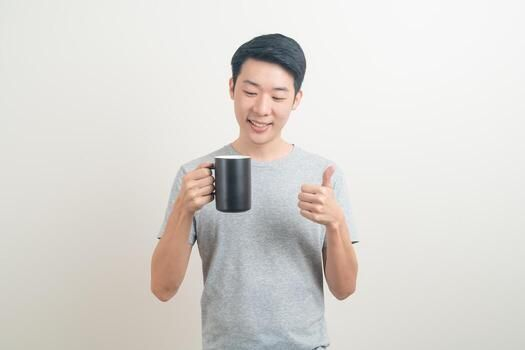
#> input picture CVIP/Lab 6/cup_holding.jpg, 525 x 350 px
$ jupyter execute test.ipynb   (older library calls are emulated)
#> lines starting #> are read from the running program, lines starting #| are printed output that depends on the picture; after the words box and inside, x2 and y2 are one past the last pixel; in counts of white or black regions, pixels touching at a corner belong together
# Computer Vision and Image Processing (CSCS111/CSDS119)
## Lab Assignment 6: Image Segmentation

**Input Image**: `cup_holding.jpg`

This notebook covers:
- **Part A**:
  1. Prominent point detection and directional line detection (Horizontal, Vertical, +45°, -45°).
  2. Spatial edge detection operators: Roberts Cross, Prewitt, Sobel, and Laplacian.
  3. Thresholding-based segmentation: Iterative Global Thresholding vs. Otsu's thresholding.
  4. Region-based segmentation (Region Growing): sensitivity analysis with seed locations and similarity threshold $\Delta T$.
  5. Comparative observations on separation effectiveness.
- **Part B**:
  - Segmentation pipeline to isolate and retain only the held object (cup), and alternately make the object disappear (inpainting), addressing background intensity confusion.

[cell 1]
import cv2
import numpy as np
import matplotlib.pyplot as plt
from collections import deque

# Load image
img_bgr = cv2.imread('cup_holding.jpg')
#> img_bgr is the input picture: shape (350, 525, 3); mean B, G, R 211.3, 215.7, 218.9
img_rgb = cv2.cvtColor(img_bgr, cv2.COLOR_BGR2RGB)
gray = cv2.cvtColor(img_bgr, cv2.COLOR_BGR2GRAY)

print(f"Loaded cup_holding.jpg with dimensions: {img_bgr.shape[1]}x{img_bgr.shape[0]} (Channels: {img_bgr.shape[2]})")
#| Loaded cup_holding.jpg with dimensions: 525x350 (Channels: 3)

fig, ax = plt.subplots(figsize=(6, 4))
ax.imshow(img_rgb)
ax.set_title("Original Image (cup_holding.jpg)")
ax.axis("off")
plt.tight_layout()
plt.show()

### Part A.1: Point and Directional Line Detection
- **Point Detection Mask**: $3 \times 3$ Laplacian-based kernel detecting isolated points with high spatial frequency.
- **Directional Line Masks**: Horizontal, Vertical, +45°, and -45° kernels designed to respond strongly to lines oriented along specific directions.

[cell 2]
# Point detection kernel
point_kernel = np.array([[-1, -1, -1],
                         [-1,  8, -1],
                         [-1, -1, -1]], dtype=np.float32)
point_resp = np.abs(cv2.filter2D(gray, cv2.CV_32F, point_kernel))
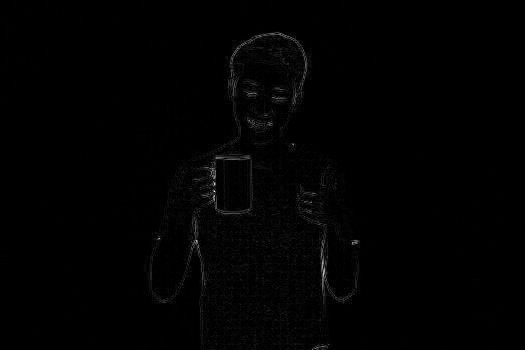
#> point_resp: shape (350, 525) float32; min 0, max 996, mean 8.2; drawn with min black and max white
# Prominent point detection threshold (top 0.5% responses)
point_thresh = np.percentile(point_resp, 99.5)
#> point_thresh = 191
point_detected = (point_resp > point_thresh).astype(np.uint8) * 255
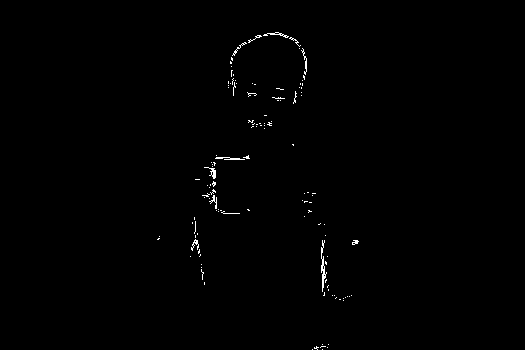
#> point_detected: shape (350, 525); 0.5% white in thin lines or dots, all inside (x1, y1, x2, y2) = (157, 32, 359, 350)

# Directional line detection kernels
line_h = np.array([[-1, -1, -1],
                   [ 2,  2,  2],
                   [-1, -1, -1]], dtype=np.float32)
line_v = np.array([[-1,  2, -1],
                   [-1,  2, -1],
                   [-1,  2, -1]], dtype=np.float32)
line_p45 = np.array([[-1, -1,  2],
                     [-1,  2, -1],
                     [ 2, -1, -1]], dtype=np.float32)
line_m45 = np.array([[ 2, -1, -1],
                     [-1,  2, -1],
                     [-1, -1,  2]], dtype=np.float32)

resp_h = np.abs(cv2.filter2D(gray, cv2.CV_32F, line_h))
resp_v = np.abs(cv2.filter2D(gray, cv2.CV_32F, line_v))
resp_p45 = np.abs(cv2.filter2D(gray, cv2.CV_32F, line_p45))
resp_m45 = np.abs(cv2.filter2D(gray, cv2.CV_32F, line_m45))

# Plot results
fig, axes = plt.subplots(2, 3, figsize=(15, 8))
axes[0, 0].imshow(gray, cmap='gray')
axes[0, 0].set_title("Grayscale Input")

axes[0, 1].imshow(point_detected, cmap='gray')
axes[0, 1].set_title("Prominent Points Detected")

axes[0, 2].imshow(resp_h, cmap='gray')
axes[0, 2].set_title("Horizontal Line Response")

axes[1, 0].imshow(resp_v, cmap='gray')
axes[1, 0].set_title("Vertical Line Response")

axes[1, 1].imshow(resp_p45, cmap='gray')
axes[1, 1].set_title("+45° Diagonal Line Response")

axes[1, 2].imshow(resp_m45, cmap='gray')
axes[1, 2].set_title("-45° Diagonal Line Response")

for ax in axes.ravel():
    ax.axis('off')
plt.tight_layout()
plt.show()

### Part A.2: Edge Detection Operators
Comparing classical spatial edge detection operators:
1. **Roberts Cross**: Diagonal $2 \times 2$ gradient masks.
2. **Prewitt**: Orthogonal $3 \times 3$ gradient masks.
3. **Sobel**: Gradient masks with Gaussian center weighting ($2$ vs $1$) for noise suppression.
4. **Laplacian**: Isotropic second-derivative operator.

[cell 3]
# Roberts Cross
rob_x = np.array([[1, 0], [0, -1]], dtype=np.float32)
rob_y = np.array([[0, 1], [-1, 0]], dtype=np.float32)
gx_rob = cv2.filter2D(gray, cv2.CV_32F, rob_x)
gy_rob = cv2.filter2D(gray, cv2.CV_32F, rob_y)
roberts = np.sqrt(gx_rob**2 + gy_rob**2)

# Prewitt
prew_x = np.array([[-1, 0, 1], [-1, 0, 1], [-1, 0, 1]], dtype=np.float32)
prew_y = np.array([[-1, -1, -1], [0, 0, 0], [1, 1, 1]], dtype=np.float32)
gx_prew = cv2.filter2D(gray, cv2.CV_32F, prew_x)
gy_prew = cv2.filter2D(gray, cv2.CV_32F, prew_y)
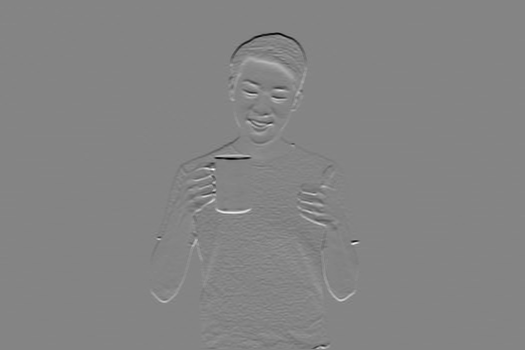
#> gy_prew: shape (350, 525) float32; min -548, max 504, mean -0.8; drawn with min black and max white
prewitt = np.sqrt(gx_prew**2 + gy_prew**2)
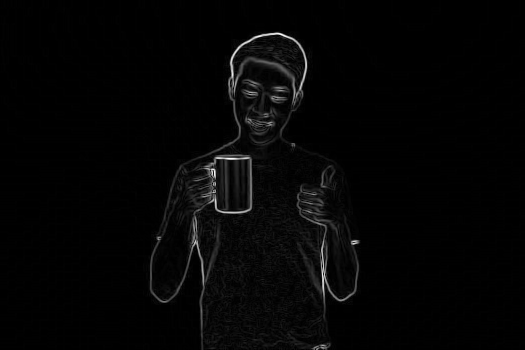
#> prewitt: shape (350, 525) float32; min 0, max 549.6, mean 10.9; drawn with min black and max white

# Sobel
sobel_x = cv2.Sobel(gray, cv2.CV_32F, 1, 0, ksize=3)
sobel_y = cv2.Sobel(gray, cv2.CV_32F, 0, 1, ksize=3)
sobel = np.sqrt(sobel_x**2 + sobel_y**2)

# Laplacian (2nd Derivative)
laplacian = np.abs(cv2.Laplacian(gray, cv2.CV_32F, ksize=3))

fig, axes = plt.subplots(2, 2, figsize=(12, 8))
axes[0, 0].imshow(roberts, cmap='gray')
axes[0, 0].set_title("Roberts Cross Edge Detector")

axes[0, 1].imshow(prewitt, cmap='gray')
axes[0, 1].set_title("Prewitt Edge Detector")

axes[1, 0].imshow(sobel, cmap='gray')
axes[1, 0].set_title("Sobel Edge Detector")

axes[1, 1].imshow(laplacian, cmap='gray')
axes[1, 1].set_title("Laplacian (2nd Derivative)")

for ax in axes.ravel():
    ax.axis('off')
plt.tight_layout()
plt.show()

### Part A.3: Thresholding-Based Segmentation
- **Basic Iterative Global Thresholding**: Successively recalculates threshold as the midpoint of foreground and background means until convergence.
- **Otsu's Thresholding**: Computes the optimal global threshold by maximizing inter-class variance $\sigma_B^2$ across the image histogram.

[cell 4]
# Iterative Global Thresholding
T = float(gray.mean())
#> T = 216.2
while True:
    g1 = gray[gray > T]
    g2 = gray[gray <= T]
    m1 = g1.mean() if len(g1) > 0 else 0
    m2 = g2.mean() if len(g2) > 0 else 0
    new_T = (m1 + m2) / 2
    if abs(T - new_T) < 0.5:
        break
    T = new_T
#> this loop made 8 passes
#> (m1, m2, new_T, T) on passes 1 to 7: (234.6, 181.5, 208.1, 208.1), (232.4, 173.2, 202.8, 202.8), (230.8, 166.9, 198.9, 198.9), (229.4, 160.3, 194.8, 194.8), (228.1, 152.7, 190.4, 190.4), (227.5, 148.6, 188.1, 188.1), (227.3, 147, 187.1, 187.1)
#> (m1, m2, new_T) on pass 8: (227.2, 146.2, 186.7)

global_thresh_val = T
#> global_thresh_val = 187.1
global_seg = (gray > global_thresh_val).astype(np.uint8) * 255
#> global_seg: shape (350, 525); 86.4% white; 58 black regions (52 under 20 px), largest, box (x1, y1, x2, y2) and area: (150, 158, 357, 350) 19577, (213, 33, 306, 156) 4987, (321, 167, 333, 187) 104, (250, 291, 262, 302) 57, (181, 167, 187, 175) 22, (301, 327, 309, 335) 22

# Otsu's Thresholding
otsu_thresh_val, otsu_seg = cv2.threshold(gray, 0, 255, cv2.THRESH_BINARY + cv2.THRESH_OTSU)
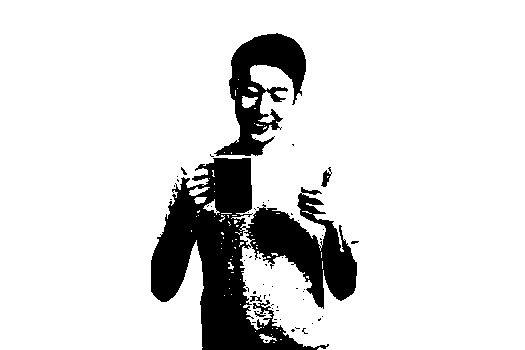
#> otsu_seg: shape (350, 525); 86.7% white; 56 black regions (51 under 20 px), largest, box (x1, y1, x2, y2) and area: (151, 158, 357, 350) 19220, (214, 33, 306, 156) 4919, (321, 167, 332, 187) 99, (250, 295, 262, 302) 40, (181, 167, 187, 175) 21
#> otsu_thresh_val = 186

print(f"Iterative Global Threshold: {global_thresh_val:.2f}")
#| Iterative Global Threshold: 187.13
print(f"Otsu Optimal Threshold:    {otsu_thresh_val:.2f}")
#| Otsu Optimal Threshold:    186.00

fig, axes = plt.subplots(1, 3, figsize=(15, 5))
axes[0].imshow(gray, cmap='gray')
axes[0].set_title("Grayscale Input")

axes[1].imshow(global_seg, cmap='gray')
axes[1].set_title(f"Global Thresholding (T = {global_thresh_val:.1f})")

axes[2].imshow(otsu_seg, cmap='gray')
axes[2].set_title(f"Otsu's Thresholding (T = {otsu_thresh_val:.1f})")

for ax in axes:
    ax.axis('off')
plt.tight_layout()
plt.show()

### Part A.4: Region-Based Segmentation (Region Growing)
- Starts from an initial seed point $(r_{seed}, c_{seed})$ and adds neighboring 4-connected pixels $(r, c)$ if $|I(r, c) - I_{seed}| \le \Delta T$.
- **Investigation**: We evaluate sensitivity across:
  1. **Seed location**: Inside the cup (row 200, col 260) vs. on the background (row 50, col 50).
  2. **Similarity threshold**: $\Delta T = 15$ (tight/under-segmented), $\Delta T = 30$ (moderate/leaking), and $\Delta T = 60$ (over-segmented leakage).

[cell 5]
def region_growing(img_gray, seed, threshold=30):
#> called with seed = (200, 260), threshold = 15
    h, w = img_gray.shape
#> h = 350; w = 525
    segmented = np.zeros((h, w), dtype=bool)
    visited = np.zeros((h, w), dtype=bool)

    sr, sc = seed
    seed_val = float(img_gray[sr, sc])
#> seed_val = 193

    queue = deque([(sr, sc)])
    visited[sr, sc] = True
    segmented[sr, sc] = True

    while queue:
        r, c = queue.popleft()
        for dr, dc in [(-1, 0), (1, 0), (0, -1), (0, 1)]:
            nr, nc = r + dr, c + dc
            if 0 <= nr < h and 0 <= nc < w and not visited[nr, nc]:
                visited[nr, nc] = True
                if abs(float(img_gray[nr, nc]) - seed_val) <= threshold:
                    segmented[nr, nc] = True
                    queue.append((nr, nc))

    return (segmented.astype(np.uint8) * 255)

# Seed 1: Inside Cup (row 200, col 260)
seed_cup = (200, 260)
cup_t15 = region_growing(gray, seed_cup, threshold=15)
#> cup_t15: shape (350, 525); 4.9% white; 1 white region, box (x1, y1, x2, y2) and area: (197, 162, 326, 349) 8984
cup_t30 = region_growing(gray, seed_cup, threshold=30)
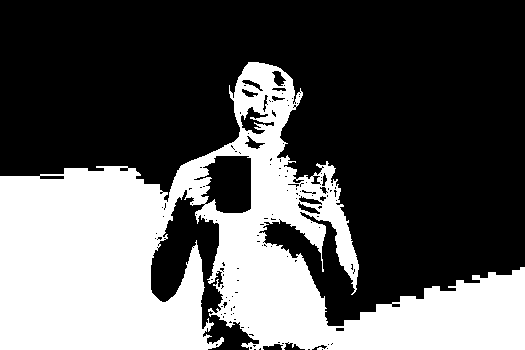
#> cup_t30: shape (350, 525); 35.5% white; 1 white region, box (x1, y1, x2, y2) and area: (0, 62, 525, 350) 65266
cup_t60 = region_growing(gray, seed_cup, threshold=60)
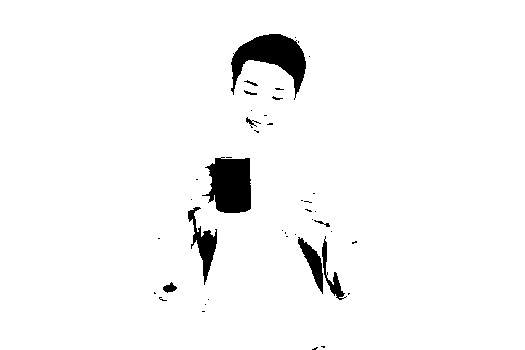
#> cup_t60: shape (350, 525); 96.6% white; 43 black regions (32 under 20 px), largest, box (x1, y1, x2, y2) and area: (231, 34, 306, 100) 2207, (202, 157, 251, 213) 2079, (188, 207, 217, 285) 770

# Seed 2: Background (row 50, col 50)
seed_bg = (50, 50)
bg_t30 = region_growing(gray, seed_bg, threshold=30)
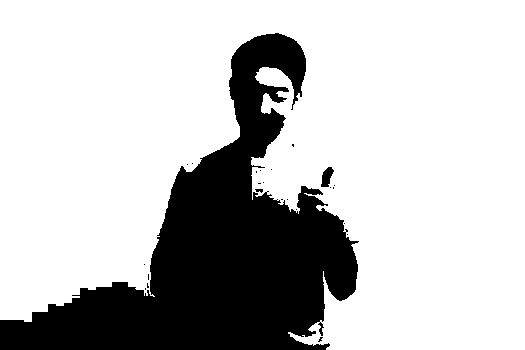
#> bg_t30: shape (350, 525); 75.9% white; 24 black regions (21 under 20 px), largest, box (x1, y1, x2, y2) and area: (0, 33, 359, 350) 44055, (321, 167, 334, 187) 163, (255, 189, 263, 193) 22

print(f"Seed at Cup {seed_cup} with ΔT=15 -> Segmented Pixels: {np.sum(cup_t15 > 0)}")
#| Seed at Cup (200, 260) with ΔT=15 -> Segmented Pixels: 8984
print(f"Seed at Cup {seed_cup} with ΔT=30 -> Segmented Pixels: {np.sum(cup_t30 > 0)}")
#| Seed at Cup (200, 260) with ΔT=30 -> Segmented Pixels: 65266
print(f"Seed at Cup {seed_cup} with ΔT=60 -> Segmented Pixels: {np.sum(cup_t60 > 0)}")
#| Seed at Cup (200, 260) with ΔT=60 -> Segmented Pixels: 177425
print(f"Seed at Background {seed_bg} with ΔT=30 -> Segmented Pixels: {np.sum(bg_t30 > 0)}")
#| Seed at Background (50, 50) with ΔT=30 -> Segmented Pixels: 139457

fig, axes = plt.subplots(2, 2, figsize=(12, 8))
axes[0, 0].imshow(cup_t15, cmap='gray')
axes[0, 0].set_title(f"Cup Seed {seed_cup}, ΔT = 15 (Targeted Cup)")

axes[0, 1].imshow(cup_t30, cmap='gray')
axes[0, 1].set_title(f"Cup Seed {seed_cup}, ΔT = 30 (Leaking to Hand/Arm)")

axes[1, 0].imshow(cup_t60, cmap='gray')
axes[1, 0].set_title(f"Cup Seed {seed_cup}, ΔT = 60 (Over-segmentation)")

axes[1, 1].imshow(bg_t30, cmap='gray')
axes[1, 1].set_title(f"Background Seed {seed_bg}, ΔT = 30 (Background Region)")

for ax in axes.ravel():
    ax.axis('off')
plt.tight_layout()
plt.show()

### Part A.5: Observations on Segmentation Techniques

1. **Point and Line Detection**:
   - Point detection highlights isolated high-frequency discontinuities (such as specular highlights or noise spots).
   - Directional line masks cleanly separate linear structures matching the mask orientations ($0^\circ, 90^\circ, \pm 45^\circ$), but cannot form closed object boundaries required for segmentation.

2. **Edge Operators (Roberts, Prewitt, Sobel, Laplacian)**:
   - **Roberts Cross** is very sensitive to noise due to its small $2 \times 2$ support.
   - **Prewitt and Sobel** produce clearer and more continuous edge boundaries for both the person and the cup. Sobel gives smoother, thicker edges because of its central Gaussian weighting ($2$ vs $1$).
   - **Laplacian** produces double edges and amplifies background noise, requiring zero-crossing analysis for usable boundaries.

3. **Thresholding (Global Iterative vs. Otsu)**:
   - Both Iterative Global Thresholding ($T \approx 187.1$) and Otsu's method ($T = 186.0$) calculate almost identical partition values.
   - While both effectively divide the bright background from the darker body/person, **neither can isolate the cup alone** because the cup's intensity overlaps with portions of the hand and background.

4. **Region Growing**:
   - **Most effective technique for local object extraction**: By seeding directly within the cup and choosing a tight similarity criterion ($\Delta T \approx 15-18$), region growing extracts the cup region without expanding into the surrounding scene.
   - When $\Delta T$ is increased to $30$ or $60$, the region leaks across the subtle boundary into the hand and background.

### PART B: Object Retention and Disappearance Pipeline

#### Goal
- **Object Retention**: Retain only the cup held in hand while suppressing everything else.
- **Object Disappearance**: Make the cup disappear seamlessly from the photograph.

#### Why Single Techniques Fail
- Single global thresholding (e.g., Otsu) fails because the cup, skin tones, and background share overlapping grayscale intensities, causing the cup to be merged with the person and background.
- Single edge detection leaves broken, non-semantic boundaries.

#### Proposed Composite Pipeline
1. **Seeded Region Growing**: Seeds inside the cup with a calibrated tolerance ($\Delta T = 18$) to restrict segmentation strictly to the connected cup body.
2. **Morphological Filtering**: Applies elliptical morphological closing ($9 \times 9$) to bridge small specular/texture gaps inside the cup, followed by morphological opening to eliminate spurious bridges.
3. **Object Retention**: Extracts the cup pixels by masking the original color image and setting non-cup pixels to a clean background.
4. **Object Disappearance**: Applies Telea fast-marching inpainting over the segmented cup mask to restore background continuity where the cup was held.

[cell 6]
# 1. Single Technique Failure Demonstration (Otsu fails to isolate the cup alone)
single_technique_failure = otsu_seg.copy()

# 2. Composite Pipeline Step 1: Targeted Region Growing
cup_seed = (200, 260)
raw_cup_mask = region_growing(gray, cup_seed, threshold=18)
#> raw_cup_mask: shape (350, 525); 6.1% white; 1 white region, box (x1, y1, x2, y2) and area: (196, 106, 330, 349) 11290

# 2. Composite Pipeline Step 2: Morphological Refinement
kernel = cv2.getStructuringElement(cv2.MORPH_ELLIPSE, (9, 9))
closed_cup_mask = cv2.morphologyEx(raw_cup_mask, cv2.MORPH_CLOSE, kernel)
#> closed_cup_mask: shape (350, 525); 6.8% white; 1 white region, box (x1, y1, x2, y2) and area: (196, 106, 330, 350) 12584
final_cup_mask = cv2.morphologyEx(closed_cup_mask, cv2.MORPH_OPEN, kernel)
#> final_cup_mask: shape (350, 525); 6.7% white; 1 white region, box (x1, y1, x2, y2) and area: (202, 109, 328, 350) 12274

# 3. Object Retention: Retain only the cup, set everything else to white
retained_cup = img_rgb.copy()
retained_cup[final_cup_mask == 0] = [255, 255, 255]

# 4. Object Disappearance: Inpaint cup region to make it disappear
disappeared_bgr = cv2.inpaint(img_bgr, final_cup_mask, inpaintRadius=9, flags=cv2.INPAINT_TELEA)
disappeared_rgb = cv2.cvtColor(disappeared_bgr, cv2.COLOR_BGR2RGB)

# 5. Visual Display
fig, axes = plt.subplots(2, 3, figsize=(15, 9))

axes[0, 0].imshow(img_rgb)
axes[0, 0].set_title("1. Original Image")

axes[0, 1].imshow(single_technique_failure, cmap='gray')
axes[0, 1].set_title("Single Method: Otsu (Fails to Isolate Cup)")

axes[0, 2].imshow(final_cup_mask, cmap='gray')
axes[0, 2].set_title("2. Proposed Pipeline Mask (Cup)")

axes[1, 0].imshow(retained_cup)
axes[1, 0].set_title("3. Object Retained (Cup Only)")

axes[1, 1].imshow(disappeared_rgb)
axes[1, 1].set_title("4. Object Disappeared (Inpainted Scene)")

# Boundary Overlay
overlay = img_rgb.copy()
overlay[final_cup_mask > 0] = [255, 40, 40]
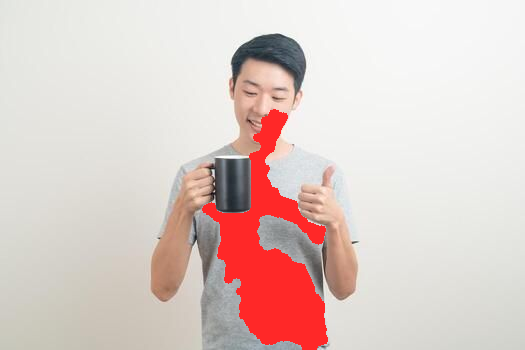
#> overlay: shape (350, 525, 3); mean R, G, B 223.2, 205.6, 201
axes[1, 2].imshow(cv2.addWeighted(img_rgb, 0.7, overlay, 0.3, 0))
axes[1, 2].set_title("5. Cup Boundary Overlay")

for ax in axes.ravel():
    ax.axis('off')
plt.tight_layout()
plt.show()
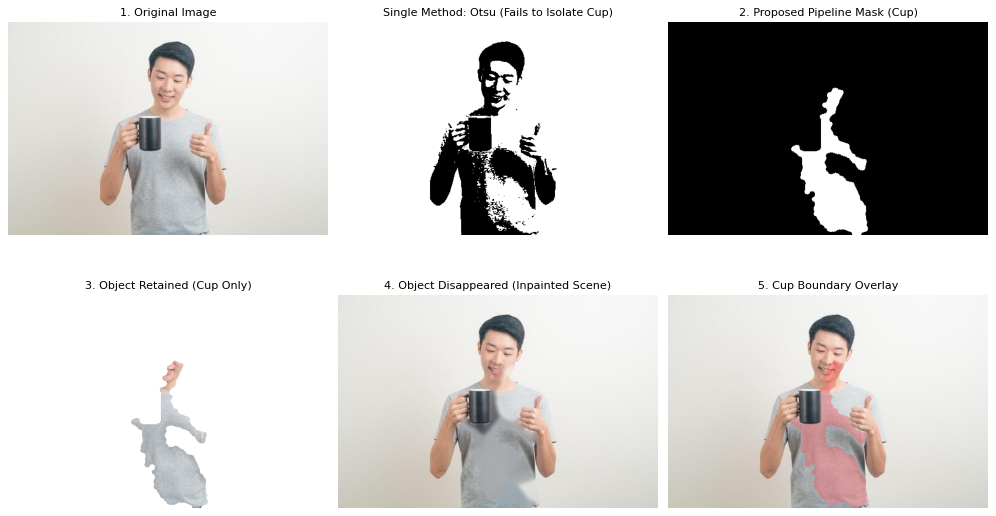
#> figure drawn by matplotlib, 6 panels
